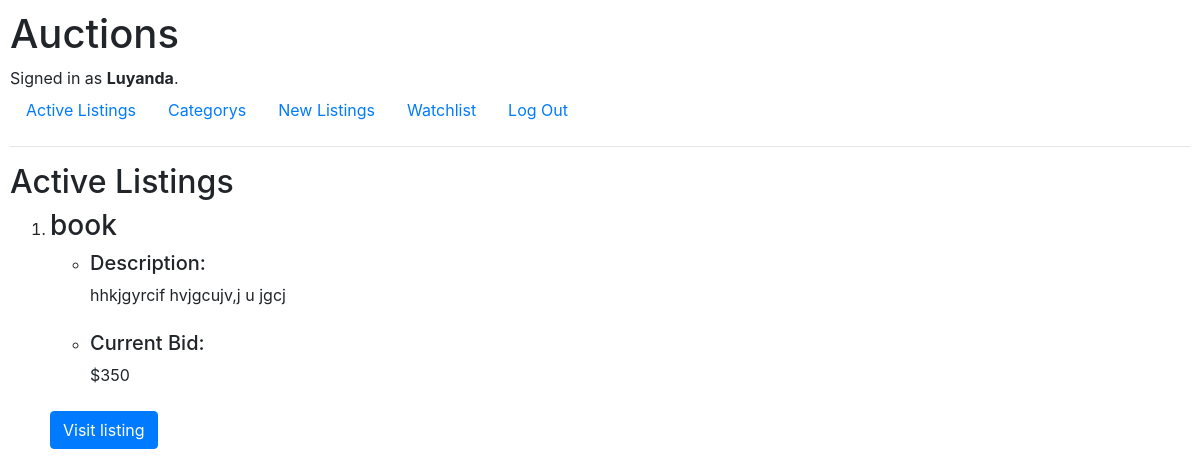
Page / (signed in) on the committed database.
### auctions/models.py (models this page shows, shortened)
class User(AbstractUser):
    pass

class Listings(models.Model):
    title = models.CharField(max_length=64)
    description = models.CharField(max_length=264)
    startingBid = models.IntegerField()
    watchlist = models.ManyToManyField(User, blank=True, related_name='watchlistItem')
    creater = models.ForeignKey(User, on_delete=models.CASCADE, related_name='created_listings', default=0)
    category = models.ForeignKey(category, on_delete=models.CASCADE, related_name="add_to_category", default="")

### auctions/views.py (the view)
# urls.py: path("", views.index, name="index"),
def index(request):
    return render(request, "auctions/index.html",{
        "listings": Listings.objects.all()
    })

### auctions/templates/auctions/index.html (shortened to what this page needs)
{% extends "auctions/layout.html" %}
{% block body %}
    <h2>Active Listings</h2>
            <ol>
                {% for listing  in listings %}
                <form action="{% url 'listing' %}" method="post">
                    <div class="form-group">
                        <li><h3>{{ listing.title }}<h3></li>
                        <ul>
                            <li><h5>Description:</h5> {{ listing.description }}</li>
                            <br>
                            <li><h5>Current Bid:</h5> ${{ listing.startingBid }}</li>
                            <br>
                        </ul>
                        <button class="btn btn-primary">Visit listing</button>
                    </div>
                </form>
                {% endfor %}
            </ol>
{% endblock %}

### auctions/templates/auctions/layout.html (shortened to what this page needs)
{% load static %}
<!DOCTYPE html>
<html lang="en">
    <head>
        <link rel="stylesheet" href="https://stackpath.bootstrapcdn.com/bootstrap/4.4.1/css/bootstrap.min.css">
        <link href="{% static 'auctions/styles.css' %}" rel="stylesheet">
    </head>
    <body>
        <h1>Auctions</h1>
        <div>
            {% if user.is_authenticated %}
                Signed in as <strong>{{ user.username }}</strong>.
            {% else %}
                Not signed in.
            {% endif %}
        </div>
        <ul class="nav">
            <li class="nav-item">
                <a class="nav-link" href="{% url 'index' %}">Active Listings</a>
            </li>
            <li class="nav-item">
                <a class="nav-link" href="{% url 'categorys' %}">Categorys</a>
            </li>
            {% if user.is_authenticated %}
                <li class="nav-item">
                    <a class="nav-link" href="{% url 'newListingPage' %}">New Listings</a>
                </li>
                <li class="nav-item">
                    <a class="nav-link" href="{% url 'viewWatchList' user.id%}">Watchlist</a>
                </li>
                <li class="nav-item">
                    <a class="nav-link" href="{% url 'logout' %}">Log Out</a>
                </li>
            {% endif %}
        </ul>
        <hr>
        {% block body %}
        {% endblock %}
    </body>
</html>

### auctions/static/auctions/styles.css (style rules this page uses)
body { padding: 10px; }

### rows in the picture
User: username "Luyanda"
Listings: title "book", description "hhkjgyrcif hvjgcujv,j u jgcj", startingBid "350"
